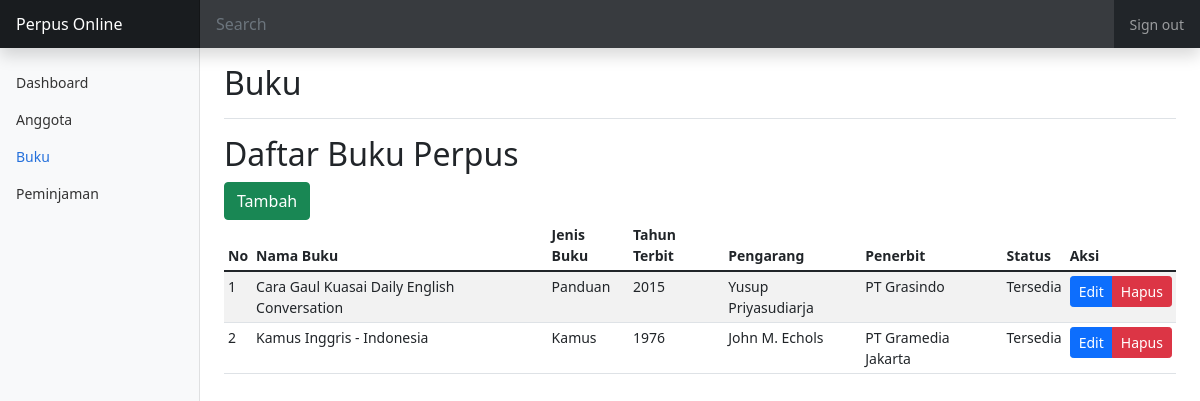
Screenshot of /buku.php (signed in) with the database file from the repository.
### tables this page shows
CREATE TABLE IF NOT EXISTS `buku` (
  `id_buku` int(11) NOT NULL AUTO_INCREMENT,
  `nama_buku` varchar(50) DEFAULT NULL,
  `jenis_buku` varchar(50) DEFAULT NULL,
  `tahun_terbit` int(11) DEFAULT NULL,
  `pengarang` varchar(50) DEFAULT NULL,
  `penerbit` varchar(50) DEFAULT NULL,
  `status` varchar(50) DEFAULT NULL,
  PRIMARY KEY (`id_buku`)
);

### buku.php (the view, shortened to what this page needs)
<!doctype html>
<html lang="en">
  <head>
    <link href="https://cdn.jsdelivr.net/npm/bootstrap@5.1.3/dist/css/bootstrap.min.css" rel="stylesheet">
    <link href="assets/css/dashboard.css" rel="stylesheet">
  </head>
  <body>
  <?php
    require_once "assets/functions/connection.php";
  ?>
<header class="navbar navbar-dark sticky-top bg-dark flex-md-nowrap p-0 shadow">
  <a class="navbar-brand col-md-3 col-lg-2 me-0 px-3" href="dashboard.php">Perpus Online</a>
  <input class="form-control form-control-dark w-100" type="text" placeholder="Search" aria-label="Search">
  <div class="navbar-nav">
    <div class="nav-item text-nowrap">
      <a class="nav-link px-3" href="assets/functions/logout.php">Sign out</a>
    </div>
  </div>
</header>
<div class="container-fluid">
  <div class="row">
    <nav id="sidebarMenu" class="col-md-3 col-lg-2 d-md-block bg-light sidebar collapse">
      <div class="position-sticky pt-3">
        <ul class="nav flex-column">
          <li class="nav-item">
            <a class="nav-link" aria-current="page" href="dashboard.php">
              Dashboard
            </a>
          </li>
          <li class="nav-item">
            <a class="nav-link" href="anggota.php">
              Anggota
            </a>
          </li>
          <li class="nav-item">
            <a class="nav-link active" href="buku.php">
              Buku
            </a>
          </li>
          <li class="nav-item">
            <a class="nav-link" href="peminjaman.php">
              Peminjaman
            </a>
          </li>
        </ul>
      </div>
    </nav>
    <main class="col-md-9 ms-sm-auto col-lg-10 px-md-4">
      <div class="d-flex justify-content-between flex-wrap flex-md-nowrap align-items-center pt-3 pb-2 mb-3 border-bottom">
        <h1 class="h2">Buku</h1>
      </div>
      <h2>Daftar Buku Perpus</h2>
      <button type="button" class="btn btn-success"><a href="assets/functions/buku/tambah_buku.php" class="text-decoration-none text-white">Tambah</a></button>
      <div class="table-responsive">
        <table class="table table-striped table-sm">
          <thead>
            <tr>
              <th scope="col">No</th>
              <th scope="col">Nama Buku</th>
              <th scope="col">Jenis Buku</th>
              <th scope="col">Tahun Terbit</th>
              <th scope="col">Pengarang</th>
              <th scope="col">Penerbit</th>
              <th scope="col">Status</th>
              <th scope="col">Aksi</th>
            </tr>
          </thead>
          <tbody>
          <?php
              $i = 1;
              $sql = "SELECT * FROM buku";
              $result = $conn->query($sql);
              if($result->num_rows > 0){
                while($row = $result->fetch_assoc()){
            ?>
            <tr>
              <td><?= $i++?></td>
              <td><?= $row['nama_buku']?></td>
              <td><?= $row['jenis_buku']?></td>
              <td><?= $row['tahun_terbit']?></td>
              <td><?= $row['pengarang']?></td>
              <td><?= $row['penerbit']?></td>
              <td><?= $row['status']?></td>
              <td><div class="btn-group">
              <button type="button" class="btn btn-sm btn-primary"><a href="assets/functions/buku/edit_buku.php?id=<?=$row['id_buku']?>" class="text-decoration-none text-white">Edit</a></button>
              <?php if ($_SESSION['jabatan'] == 'Admin'){?>
              <button type="button" class="btn btn-sm btn-danger"><a href="assets/functions/buku/hapus_buku.php?id=<?=$row['id_buku']?>" class="text-decoration-none text-white">Hapus</a></button>
              <?php } ?>
              </div></td>
            </tr>
            <?php } ?>
            <?php } ?>
          </tbody>
        </table>
      </div>
    </main>
  </div>
</div>
  </body>
</html>

### assets/css/dashboard.css (style rules this page uses)
body { font-size: .875rem; }
.sidebar { position: fixed; top: 0; bottom: 0; left: 0; z-index: 100; padding: 48px 0 0; box-shadow: inset -1px 0 0 rgba(0, 0, 0, .1); }
.sidebar .nav-link { font-weight: 500; color: #333; }
.sidebar .nav-link.active { color: #2470dc; }
.navbar-brand { padding-top: .75rem; padding-bottom: .75rem; font-size: 1rem; background-color: rgba(0, 0, 0, .25); box-shadow: inset -1px 0 0 rgba(0, 0, 0, .25); }
.navbar .form-control { padding: .75rem 1rem; border-width: 0; border-radius: 0; }
.form-control-dark { color: #fff; background-color: rgba(255, 255, 255, .1); border-color: rgba(255, 255, 255, .1); }

### rows the page displays
buku: nama_buku "Cara Gaul Kuasai Daily English Conversation", jenis_buku "Panduan", tahun_terbit "2015", pengarang "Yusup Priyasudiarja", penerbit "PT Grasindo", status "Tersedia"
buku: nama_buku "Kamus Inggris - Indonesia", jenis_buku "Kamus", tahun_terbit "1976", pengarang "John M. Echols", penerbit "PT Gramedia Jakarta", status "Tersedia"
